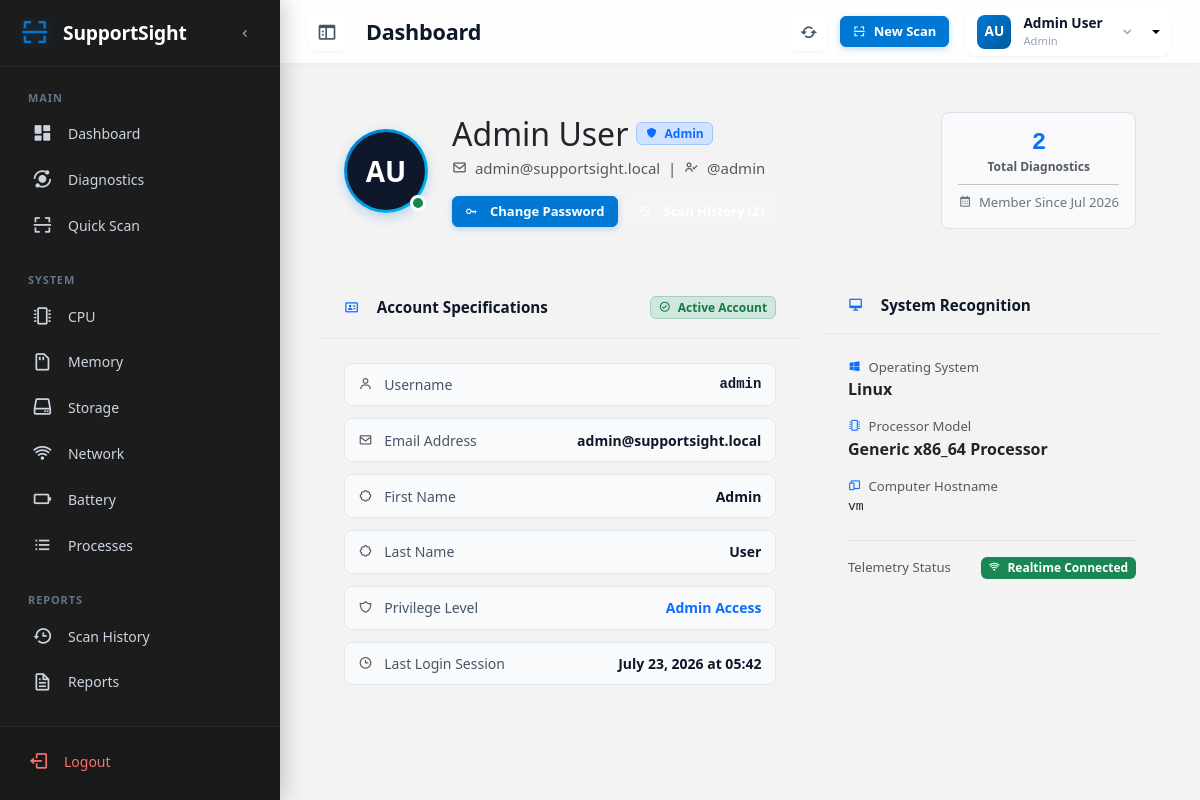
Before: /auth/profile (signed in) with the older database file.
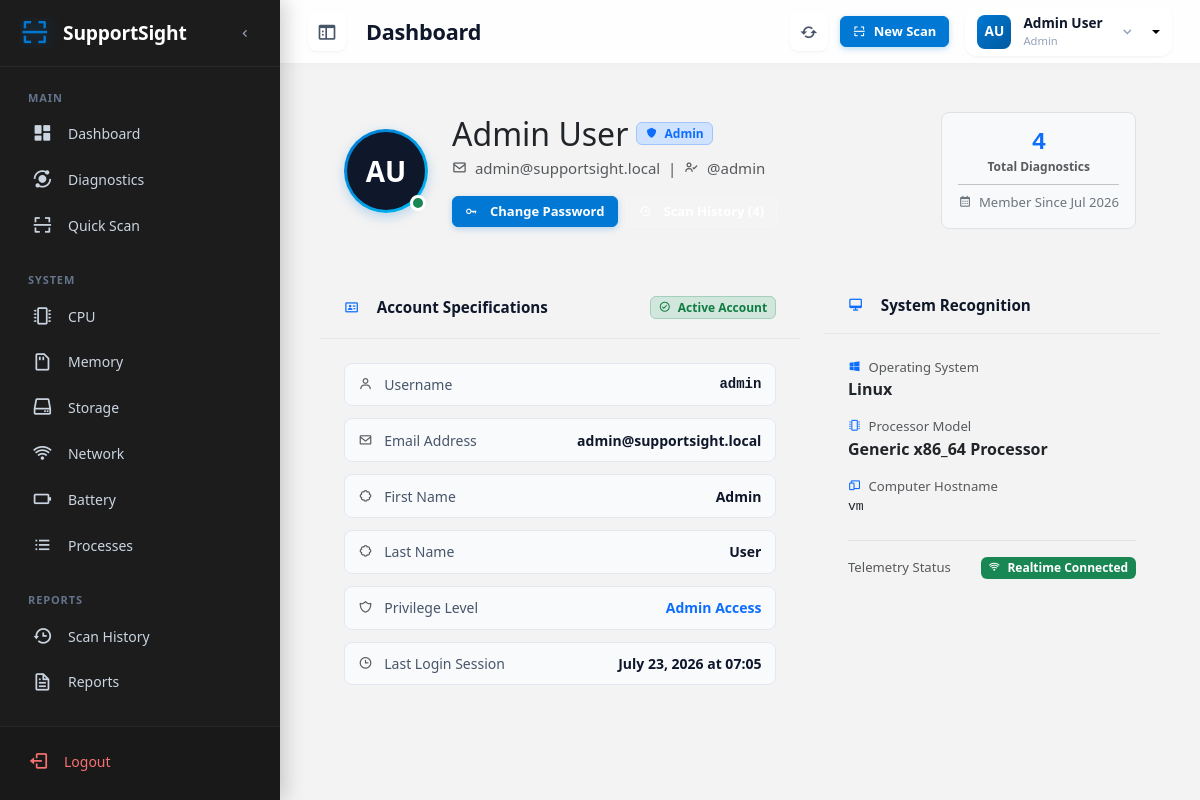
After: the same page with the newer database file.
### app/models/user.py (models this page shows, shortened)
class User(UserMixin, db.Model):
    __tablename__ = 'users'
    id = db.Column(db.Integer, primary_key=True)
    username = db.Column(db.String(80), unique=True, nullable=False, index=True)
    email = db.Column(db.String(120), unique=True, nullable=False, index=True)
    password_hash = db.Column(db.String(255), nullable=False)
    first_name = db.Column(db.String(50))
    last_name = db.Column(db.String(50))
    role = db.Column(db.String(20), default='user')
    is_active = db.Column(db.Boolean, default=True)
    created_at = db.Column(db.DateTime, default=datetime.utcnow)
    last_login = db.Column(db.DateTime)
    scans = db.relationship('Scan', backref='user', lazy='dynamic', cascade='all, delete-orphan')
    @property
    def full_name(self) -> str:
        if self.first_name and self.last_name:
            return f'{self.first_name} {self.last_name}'
        return self.username
    @property
    def initials(self) -> str:
        if self.first_name and self.last_name:
            return f'{self.first_name[0]}{self.last_name[0]}'.upper()
        return self.username[:2].upper()

### app/auth/routes.py (the view)
@auth_bp.route('/profile')
@login_required
def profile():
    return render_template('auth/profile.html', user=current_user)

### app/__init__.py (called while the page is built)
def create_app(config_name: str = 'development') -> Flask:
    app = Flask(__name__,
                template_folder='templates',
                static_folder='static',
                static_url_path='/static')
    config_class = get_config(config_name)
    app.config.from_object(config_class)
    db.init_app(app)
    login_manager.init_app(app)
    bcrypt.init_app(app)
    migrate.init_app(app, db)
    ensure_database_schema(app)
    login_manager.login_view = 'auth.login'
    login_manager.login_message = 'Please log in to access this page.'
    login_manager.login_message_category = 'info'
    @login_manager.user_loader
    def load_user(user_id):
        from app.models.user import User
        return db.session.get(User, int(user_id))
    register_blueprints(app)
    register_error_handlers(app)
    register_jinja_filters(app)
    return app

### app/templates/auth/profile.html (shortened to what the changed rows need)
{% extends 'base.html' %}
{% block content %}
<div class="row mb-4">
    <div class="col-12">
        <div class="card profile-hero-card defender-card" data-aos="fade-up">
            <div class="card-body p-4">
                <div class="d-flex flex-column flex-md-row align-items-center gap-4">
                    <div class="profile-avatar-container position-relative">
                        <div class="profile-avatar-ring">
                            <div class="profile-avatar-inner">
                                {{ user.initials }}
                            </div>
                        </div>
                    </div>
                    <div class="profile-hero-details flex-grow-1 text-center text-md-start">
                        <div class="d-flex align-items-center justify-content-center justify-content-md-start gap-2 mb-1">
                            <h2 class="profile-hero-name mb-0">{{ user.full_name }}</h2>
                            <span class="badge bg-primary-subtle text-primary border border-primary-subtle px-2 py-1 fs-7">
                                <i class='bx bxs-shield me-1'></i> {{ user.role|title }}
                            </span>
                        </div>
                        <p class="profile-hero-email text-muted mb-3">
                            <i class='bx bx-envelope me-1'></i> {{ user.email }} &nbsp;|&nbsp;
                            <i class='bx bx-user-check me-1'></i> @{{ user.username }}
                        </p>
                        <div class="d-flex flex-wrap align-items-center justify-content-center justify-content-md-start gap-2">
                            <a href="{{ url_for('auth.change_password') }}" class="btn btn-sm btn-primary">
                            </a>
                            <a href="{{ url_for('dashboard.scan_history') }}" class="btn btn-sm btn-outline-secondary">
                            </a>
                        </div>
                    </div>
                    <div class="profile-stats-card p-3 rounded-3 border bg-light text-center">
                        <div class="stat-value font-monospace fw-bold fs-4 text-primary">{{ user.scan_history.count() }}</div>
                        <div class="stat-label small text-muted">Total Diagnostics</div>
                        <hr class="my-2">
                        <div class="small text-secondary">
                            <i class='bx bx-calendar me-1'></i> Member Since {{ user.created_at.strftime('%b %Y') if user.created_at else 'N/A' }}
                        </div>
                    </div>
                </div>
            </div>
        </div>
    </div>
</div>
<div class="row">
    <div class="col-lg-7 mb-4" data-aos="fade-up" data-aos-delay="100">
        <div class="card h-100 defender-card">
            <div class="card-body">
                <div class="profile-info-grid">
                    <div class="info-row-item">
                        <span class="info-label"><i class='bx bx-user me-2 text-muted'></i> Username</span>
                        <span class="info-value font-monospace">{{ user.username }}</span>
                    </div>
                    <div class="info-row-item">
                        <span class="info-label"><i class='bx bx-envelope me-2 text-muted'></i> Email Address</span>
                        <span class="info-value">{{ user.email }}</span>
                    </div>
                    <div class="info-row-item">
                        <span class="info-label"><i class='bx bx-badge me-2 text-muted'></i> First Name</span>
                        <span class="info-value">{{ user.first_name or 'Not set' }}</span>
                    </div>
                    <div class="info-row-item">
                        <span class="info-label"><i class='bx bx-badge me-2 text-muted'></i> Last Name</span>
                        <span class="info-value">{{ user.last_name or 'Not set' }}</span>
                    </div>
                    <div class="info-row-item">
                        <span class="info-label"><i class='bx bx-shield-alt-2 me-2 text-muted'></i> Privilege Level</span>
                        <span class="info-value fw-bold text-primary">{{ user.role|title }} Access</span>
                    </div>
                    <div class="info-row-item">
                        <span class="info-label"><i class='bx bx-time me-2 text-muted'></i> Last Login Session</span>
                        <span class="info-value">{{ user.last_login.strftime('%B %d, %Y at %H:%M') if user.last_login else 'Current Session' }}</span>
                    </div>
                </div>
            </div>
        </div>
    </div>
</div>
{% endblock %}

### app/templates/components/navbar.html (shortened to what this page needs)
<nav class="top-navbar">
    <div class="navbar-left">
        <button class="btn-icon d-none d-lg-flex" id="desktopSidebarToggle" title="Toggle Sidebar">
            <i class='bx bx-sidebar'></i>
        </button>
        <div class="page-title ms-2">
            <h1>{% block page_title %}Dashboard{% endblock %}</h1>
        </div>
    </div>
    <div class="navbar-right">
        <div class="navbar-actions">
            <button class="btn-icon" id="refreshData" title="Refresh Data">
                <i class='bx bx-refresh'></i>
            </button>
            <a href="{{ url_for('dashboard.quick_scan') }}" class="btn btn-primary btn-sm">
                <i class='bx bx-scan'></i>
                <span>New Scan</span>
            </a>
        </div>
        <div class="navbar-user dropdown">
            <button class="user-toggle dropdown-toggle" data-bs-toggle="dropdown" aria-expanded="false">
                <div class="user-avatar">
                    {{ current_user.initials }}
                </div>
                <div class="user-info">
                    <span class="user-name">{{ current_user.full_name }}</span>
                    <span class="user-role">{{ current_user.role|title }}</span>
                </div>
                <i class='bx bx-chevron-down ms-1'></i>
            </button>
        </div>
    </div>
</nav>

Changed rows visible on the page:
changed User "Admin User": last_login "July 23, 2026 at 05:42" → "July 23, 2026 at 07:05"
Other visible differences:
{{ user.scan_history.count() }}: "2" → "4"
